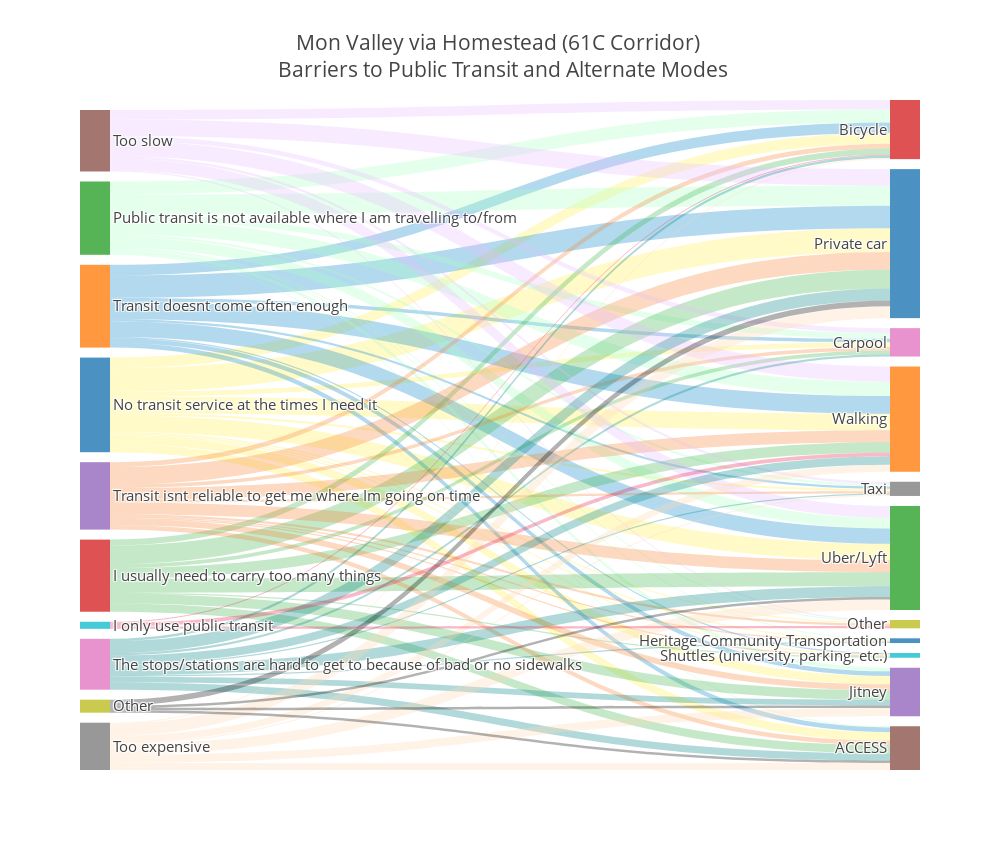

Source (notebook cell):
### Markdown cell above
### Mon Valley via Homestead (61C Corridor)

### Code cell
MV61C = data[data['6 - Corridor preference'] == "['Mon Valley via Homestead (61C Corridor)']"]
MV61C_sankey_format = hp.sankeyFormat(MV61C, col_indeces = [13,12])
MV61C_sankey = hp.drawSankey(MV61C_sankey_format, 
                          title= "Mon Valley via Homestead (61C Corridor) \
<br> Barriers to Public Transit and Alternate Modes")

iplot(MV61C_sankey, validate = False)

### Figure 1 — Plotly figure (JSON) as saved in the notebook; plotly's stock layout.template omitted (floating-point values rounded to 4 significant figures)
{"data": [{"link": {"color": ["rgba(255, 250, 200, 1)", "rgba(255, 250, 200, 1)", "rgba(255, 250, 200, 1)", "rgba(255, 250, 200, 1)", "rgba(255, 250, 200, 1)", "rgba(255, 250, 200, 1)", "rgba(255, 250, 200, 1)", "rgba(255, 250, 200, 1)", "rgba(255, 250, 200, 1)", "rgba(255, 250, 200, 1)", "rgba(255, 250, 200, 1)", "rgba(0, 130, 200, 0.3)", "rgba(0, 130, 200, 0.3)", "rgba(0, 130, 200, 0.3)", "rgba(0, 130, 200, 0.3)", "rgba(0, 130, 200, 0.3)", "rgba(0, 130, 200, 0.3)", "rgba(0, 130, 200, 0.3)", "rgba(0, 130, 200, 0.3)", "rgba(0, 130, 200, 0.3)", "rgba(170, 255, 195, 0.3)", "rgba(170, 255, 195, 0.3)", "rgba(170, 255, 195, 0.3)", "rgba(170, 255, 195, 0.3)", "rgba(170, 255, 195, 0.3)", "rgba(170, 255, 195, 0.3)", "rgba(170, 255, 195, 0.3)", "rgba(170, 255, 195, 0.3)", "rgba(170, 255, 195, 0.3)", "rgba(170, 255, 195, 0.3)", "rgba(60, 180, 75, 0.3)", "rgba(60, 180, 75, 0.3)", "rgba(60, 180, 75, 0.3)", "rgba(60, 180, 75, 0.3)", "rgba(60, 180, 75, 0.3)", "rgba(60, 180, 75, 0.3)", "rgba(60, 180, 75, 0.3)", "rgba(60, 180, 75, 0.3)", "rgba(245, 130, 48, 0.3)", "rgba(245, 130, 48, 0.3)", "rgba(245, 130, 48, 0.3)", "rgba(245, 130, 48, 0.3)", "rgba(245, 130, 48, 0.3)", "rgba(245, 130, 48, 0.3)", "rgba(245, 130, 48, 0.3)", "rgba(245, 130, 48, 0.3)", "rgba(245, 130, 48, 0.3)", "rgba(245, 130, 48, 0.3)", "rgba(245, 130, 48, 0.3)", "rgba(230, 190, 255, 0.3)", "rgba(230, 190, 255, 0.3)", "rgba(230, 190, 255, 0.3)", "rgba(230, 190, 255, 0.3)", "rgba(230, 190, 255, 0.3)", "rgba(230, 190, 255, 0.3)", "rgba(230, 190, 255, 0.3)", "rgba(0, 128, 128, 0.3)", "rgba(0, 128, 128, 0.3)", "rgba(0, 128, 128, 0.3)", "rgba(0, 128, 128, 0.3)", "rgba(0, 128, 128, 0.3)", "rgba(0, 128, 128, 0.3)", "rgba(0, 128, 128, 0.3)", "rgba(0, 128, 128, 0.3)", "rgba(0, 128, 128, 0.3)", "rgba(255, 215, 180, 0.3)", "rgba(255, 215, 180, 0.3)", "rgba(255, 215, 180, 0.3)", "rgba(255, 215, 180, 0.3)", "rgba(255, 215, 180, 0.3)", "rgba(255, 215, 180, 0.3)", "rgba(255, 215, 180, 0.3)", "rgba(0, 0, 0, 0.3)", "rgba(0, 0, 0, 0.3)", "rgba(0, 0, 0, 0.3)", "rgba(0, 0, 0, 0.3)", "rgba(230, 25, 75, 0.3)", "rgba(230, 25, 75, 0.3)", "rgba(230, 25, 75, 0.3)"], "source": [0, 0, 0, 0, 0, 0, 0, 0, 0, 0, 0, 1, 1, 1, 1, 1, 1, 1, 1, 1, 2, 2, 2, 2, 2, 2, 2, 2, 2, 2, 3, 3, 3, 3, 3, 3, 3, 3, 4, 4, 4, 4, 4, 4, 4, 4, 4, 4, 4, 5, 5, 5, 5, 5, 5, 5, 6, 6, 6, 6, 6, 6, 6, 6, 6, 7, 7, 7, 7, 7, 7, 7, 8, 8, 8, 8, 9, 9, 9], "target": [10, 11, 12, 13, 14, 15, 16, 17, 18, 19, 20, 10, 11, 12, 13, 14, 15, 16, 17, 19, 10, 11, 12, 13, 14, 15, 16, 17, 18, 20, 10, 11, 12, 13, 14, 15, 16, 19, 10, 11, 12, 13, 14, 15, 16, 17, 18, 19, 20, 10, 11, 12, 13, 16, 17, 18, 10, 11, 12, 13, 14, 15, 16, 17, 20, 10, 11, 12, 13, 14, 15, 17, 10, 12, 14, 15, 11, 13, 18], "value": [20, 14, 14, 9, 7, 7, 4, 2, 1, 1, 1, 19, 15, 13, 9, 4, 4, 3, 2, 1, 17, 12, 9, 11, 3, 1, 5, 2, 1, 1, 16, 9, 12, 5, 8, 7, 3, 1, 15, 10, 10, 4, 5, 4, 3, 2, 2, 1, 1, 14, 13, 10, 8, 4, 2, 1, 10, 7, 9, 2, 5, 6, 2, 1, 1, 10, 6, 9, 1, 7, 6, 1, 5, 2, 2, 2, 3, 1, 2]}, "node": {"label": ["No transit service at the times I need it", "Transit doesnt come often enough", "Public transit is not available where I am travelling to/from", "I usually need to carry too many things", "Transit isnt reliable to get me where Im going on time", "Too slow", "The stops/stations are hard to get to because of bad or no sidewalks", "Too expensive", "Other", "I only use public transit", "Private car", "Walking", "Uber/Lyft", "Bicycle", "Jitney", "ACCESS", "Carpool", "Taxi", "Other", "Shuttles (university, parking, etc.)", "Heritage Community Transportation"], "line": {"color": "black", "width": 0}, "pad": 10, "thickness": 30}, "orientation": "h", "type": "sankey", "valueformat": ".0f"}], "layout": {"font": {"size": 15}, "height": 850, "title": "Mon Valley via Homestead (61C Corridor) <br> Barriers to Public Transit and Alternate Modes", "width": 1000}}
